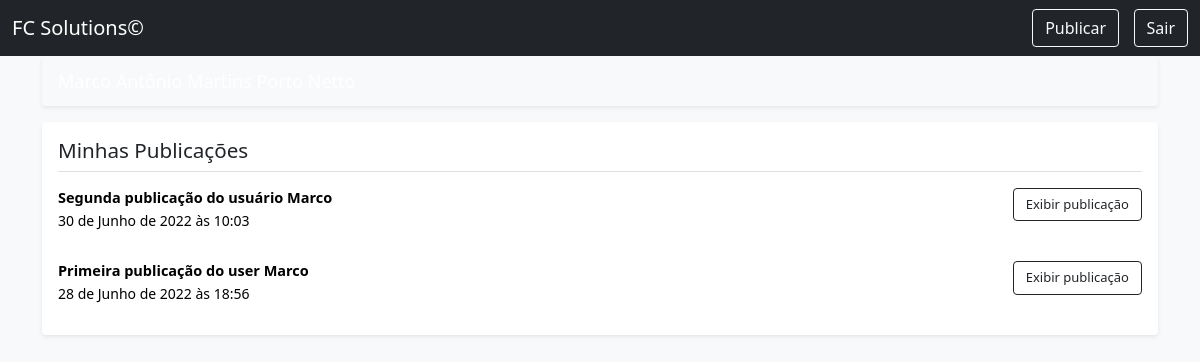
Before: /perfil/ (signed in) with the older database file.
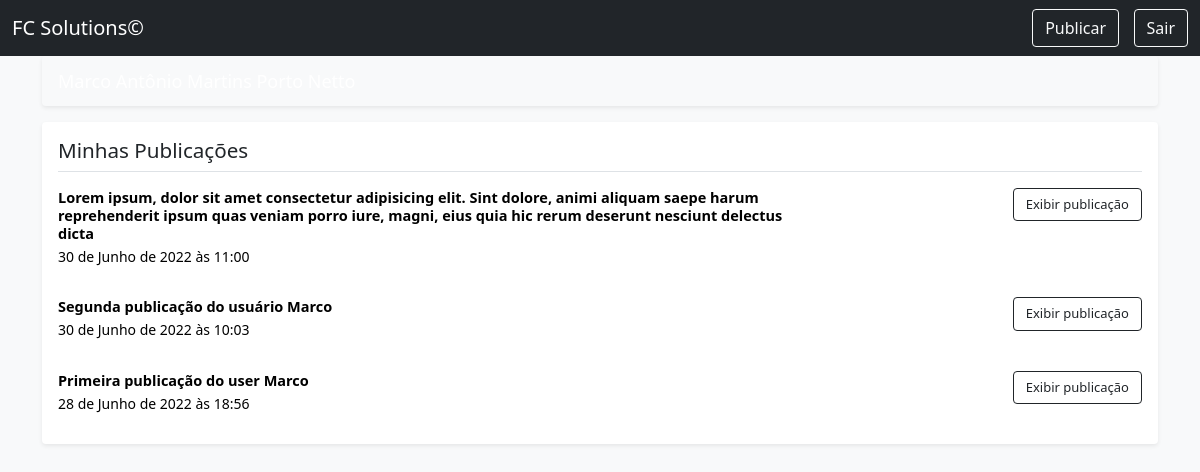
After: the same page with the newer database file.
### microblog/models.py (models this page shows, shortened)
class Post(models.Model):
    autor = models.ForeignKey(Pessoa, on_delete=models.CASCADE, verbose_name="Autor")
    conteudo = models.CharField(max_length=200)
    data = models.DateTimeField(auto_now_add=True)
    class Meta:
        ordering = ("-data",)

### microblog/views.py (the view)
# urls.py: path('perfil/', perfil_usuario, name="perfil_usuario"),
def perfil_usuario(request): #Mostra o perfil do usuário logado
    usuario = request.user
    if usuario.is_authenticated:
        usuario = Pessoa.objects.get(usuario = request.user)
    return render(request, 'microblog/perfil_usuario.html', {'usuario' : usuario})

### microblog/templates/microblog/perfil_usuario.html (shortened to what this page needs)
<!DOCTYPE html>
<html lang="pt-br">
  <head>
    <link
      href="https://cdn.jsdelivr.net/npm/bootstrap@5.1.3/dist/css/bootstrap.min.css"
      rel="stylesheet"
    />
    <link
      href="https://getbootstrap.com/docs/5.1/examples/offcanvas-navbar/offcanvas.css"
      rel="stylesheet"
    />
  </head>
  <body class="bg-light">
    {% if user.is_authenticated %}
      <nav
        class="navbar navbar-expand-lg fixed-top navbar-dark bg-dark"
        aria-label="Main navigation"
      >
        <div class="container-fluid">
          <a class="navbar-brand" href="http://localhost:8000/inicio"
            >FC Solutions©</a
          >
          <a href="http://localhost:8000/post"
            ><button
              class="btn btn-outline-light"
              type="submit"
              style="margin-inline: 0.9em"
            >
              Publicar
            </button>
          </a>
          <a href="http://localhost:8000/conta/logout"
            ><button class="btn btn-outline-light" type="submit">Sair</button>
          </a>
        </div>
      </nav>
      <div class="nav-scroller bg-body shadow-sm">
        <nav class="nav nav-underline" aria-label="Secondary navigation">
          <a
            class="nav-link active"
            aria-current="page"
            href="http://localhost:8000/perfil"
            >Perfil</a
          >
          <a class="nav-link" href="http://localhost:8000/inicio"
            >Página Inicial</a
          >
        </nav>
      </div>
      <main class="container">
        <div
          class="d-flex align-items-center p-3 my-3 text-white bg-purple rounded shadow-sm"
        >
          <div class="lh-1">
            <h1 class="h6 mb-0 text-white lh-1" style="font-size: large;">{{ usuario.nome }}</h1>
          </div>
        </div>
        <div class="my-3 p-3 bg-body rounded shadow-sm">
          <h6 class="border-bottom pb-2 mb-0" style="font-size: 1.29em">Minhas Publicações</h6>
          {% for p in usuario.post_set.all %}
          <div class="d-flex text-muted pt-3">
            <p class="pb-3 mb-0 small lh-sm" style="color: #000000">
              <strong class="d-block text-gray-dark" style="
              text-decoration: none;
              font-size: 1.036em;
              font-weight: bolder;
              width: 50em;
              padding-bottom: 0.4em;
            ">
                {{ p.conteudo }} </strong
              >{{ p.data }}
            </p>
            <div
              class="navbar-collapse offcanvas-collapse"
              id="navbarsExampleDefault"
            ></div>
            <a href="http://localhost:8000/publicacao/{{ p.id }}">
              <button
                class="btn btn-outline-dark"
                style="width: max-content; font-size: small"
                type="submit"
              >
                Exibir publicação
              </button></a
            ></div>
          {% endfor %}
      </main>
    {% endif %}
  </body>
</html>

Changed rows visible on the page:
added Post: conteudo "Lorem ipsum, dolor sit amet consectetur adipisicing elit. Sint dolore, animi aliquam saepe harum reprehenderit ipsum quas veniam porro iure, magni, eius quia hic rerum deserunt nesciunt delectus dicta", data "30 de Junho de 2022 às 11:00"
